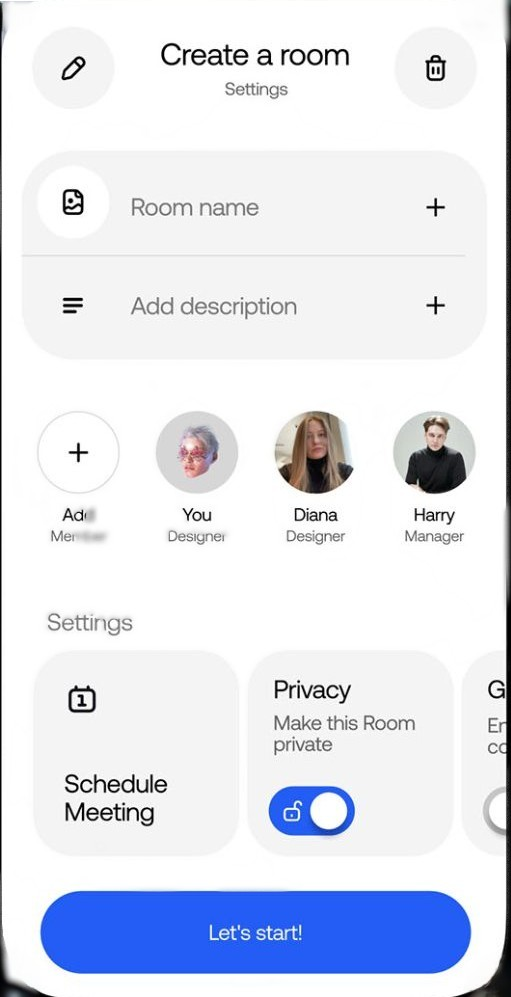
#> input picture UI-edited.jpg, 511 x 997 px; its folder holds only this picture in this run
$ python main.py
#> lines starting #> are read from the running program, lines starting #| are printed output that depends on the picture; after the words box and inside, x2 and y2 are one past the last pixel; in counts of white or black regions, pixels touching at a corner belong together
import cv2
import os
import json


def extract_ui_elements(image_path, output_dir="Element", padding=5, scale_factor=2):
#> called with image_path = 'UI-edited.jpg', output_dir = 'Element', padding = 5, scale_factor = 2
    os.makedirs(output_dir, exist_ok=True)

    img = cv2.imread(image_path)
#> img is the input picture: shape (997, 511, 3); mean B, G, R 239, 228.6, 224.8
    if img is None:
        raise FileNotFoundError(f"Could not load image: {image_path}")

    h, w = img.shape[:2]
#> h = 997; w = 511

    small_w, small_h = w // scale_factor, h // scale_factor
#> small_w = 255; small_h = 498
    img_small = cv2.resize(img, (small_w, small_h), interpolation=cv2.INTER_AREA)
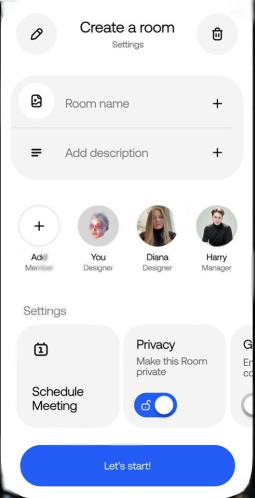
#> img_small: shape (498, 255, 3); mean B, G, R 239, 228.6, 224.8

    gray = cv2.cvtColor(img_small, cv2.COLOR_BGR2GRAY)

    gray = cv2.GaussianBlur(gray, (3, 3), 0)
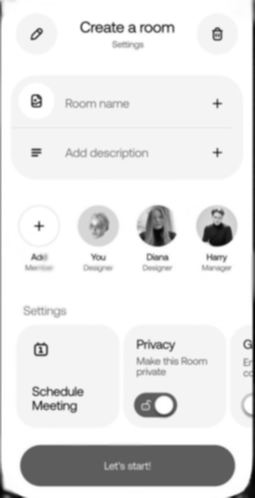
#> gray: shape (498, 255); min 3, max 255, mean 228.8

    _, thresh = cv2.threshold(gray, 0, 255, cv2.THRESH_BINARY_INV + cv2.THRESH_OTSU)
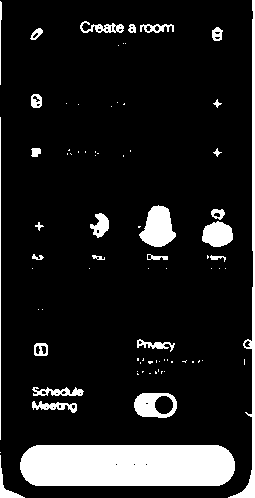
#> thresh: shape (498, 255); 12.3% white; 80 white regions (52 under 20 px), largest, box (x1, y1, x2, y2) and area: (20, 445, 235, 486) 8459, (228, 0, 255, 498) 1708, (139, 205, 176, 247) 1020

    kernel = cv2.getStructuringElement(cv2.MORPH_RECT, (3, 3))
    morph = cv2.morphologyEx(thresh, cv2.MORPH_CLOSE, kernel, iterations=1)
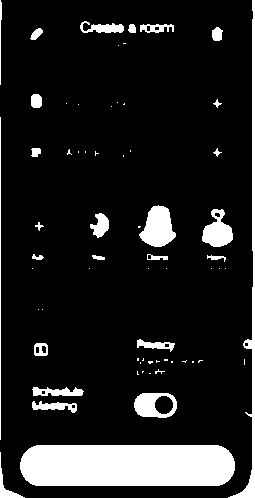
#> morph: shape (498, 255); 12.6% white; 65 white regions (38 under 20 px)

    contours, _ = cv2.findContours(morph, cv2.RETR_EXTERNAL, cv2.CHAIN_APPROX_SIMPLE)
#> contours = 65 contours, 43 with area under 20; largest, box (x1, y1, x2, y2) and area: (20, 445, 235, 486) 8230, (228, 0, 255, 498) 1203, (139, 205, 176, 247) 964, (134, 393, 177, 418) 876, (202, 209, 233, 247) 676

    min_area = 50
    max_area = small_w * small_h * 0.9
#> max_area = 114291
    extracted = 0
    coordinates = {}

    for cnt in contours:
        x, y, bw, bh = cv2.boundingRect(cnt)
        area = bw * bh

        if area < min_area or area > max_area:
            continue
        if bw < 5 or bh < 5:
            continue

        sx1 = max(0, x - padding)
        sy1 = max(0, y - padding)
        sx2 = min(small_w, x + bw + padding)
        sy2 = min(small_h, y + bh + padding)

        x1 = sx1 * scale_factor
        y1 = sy1 * scale_factor
        x2 = min(w, sx2 * scale_factor)
        y2 = min(h, sy2 * scale_factor)

        if x1 >= x2 or y1 >= y2:
            continue

        element_name = f"el_{extracted:03d}"

        crop = img[y1:y2, x1:x2]
        out_path = os.path.join(output_dir, f"{element_name}.jpg")
        cv2.imwrite(out_path, crop, [cv2.IMWRITE_JPEG_QUALITY, 90])

        # Center point of the element
        cx = (x1 + x2) // 2
        cy = (y1 + y2) // 2
        coordinates[element_name] = [cx, cy]
        extracted += 1
#> this loop made 65 passes
#> (x, y, bw, bh, area, sx1, sy1, sx2) on passes 1, 2, 3, 4, 5, 9, 21, 22, 32, 33, 34, 35: (0, 452, 25, 46, 1150, 0, 447, 30), (20, 445, 215, 41, 8815, 15, 440, 240), (32, 401, 45, 12, 540, 27, 396, 82), (134, 393, 43, 25, 1075, 129, 388, 182), (32, 387, 52, 9, 468, 27, 382, 89), (155, 369, 10, 5, 50, 150, 364, 170), (34, 343, 14, 13, 182, 29, 338, 53), (137, 339, 38, 13, 494, 132, 334, 180), (207, 255, 19, 7, 133, 202, 250, 231), (92, 255, 13, 5, 65, 87, 250, 110), (147, 254, 21, 6, 126, 142, 249, 173), (32, 254, 12, 6, 72, 27, 249, 49)
#> (x, y, bw, bh, area) on passes 42, 46: (95, 151, 4, 5, 20), (67, 149, 5, 6, 30)
#> pass 1, in extract_ui_elements, `crop = img[y1:y2, x1:x2]`:
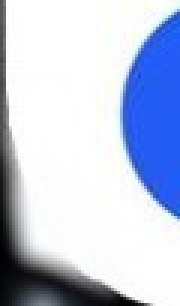
#> crop: shape (102, 60, 3) (shown 3 times larger); mean B, G, R 223.4, 200.4, 190.9
#> pass 2, in extract_ui_elements, `crop = img[y1:y2, x1:x2]`:
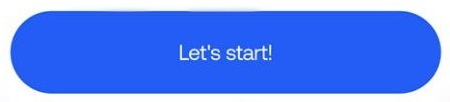
#> crop: shape (102, 450, 3); mean B, G, R 244.6, 135.3, 93.3
#> pass 3, in extract_ui_elements, `crop = img[y1:y2, x1:x2]`:
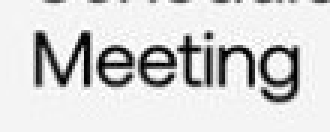
#> crop: shape (44, 110, 3) (shown 3 times larger); min 0, max 255, mean 213.8
#> after the loop, coordinates = 26 items; extracted = 26

    json_path = os.path.join(output_dir, "coordinatesElement.json")
    with open(json_path, "w") as f:
        json.dump({"els": coordinates}, f, separators=(',', ':'))

    print(f"Extracted {extracted} UI elements to '{output_dir}'")
#| Extracted 26 UI elements to 'Element'
    print(f"Saved compact coordinates to '{json_path}'")
#| Saved compact coordinates to 'Element/coordinatesElement.json'
    return extracted


if __name__ == "__main__":
    IMAGE = "UI-edited.jpg"
    if not os.path.exists(IMAGE):
        print(f"Error: '{IMAGE}' not found in working directory.")
    else:
        extract_ui_elements(IMAGE)
